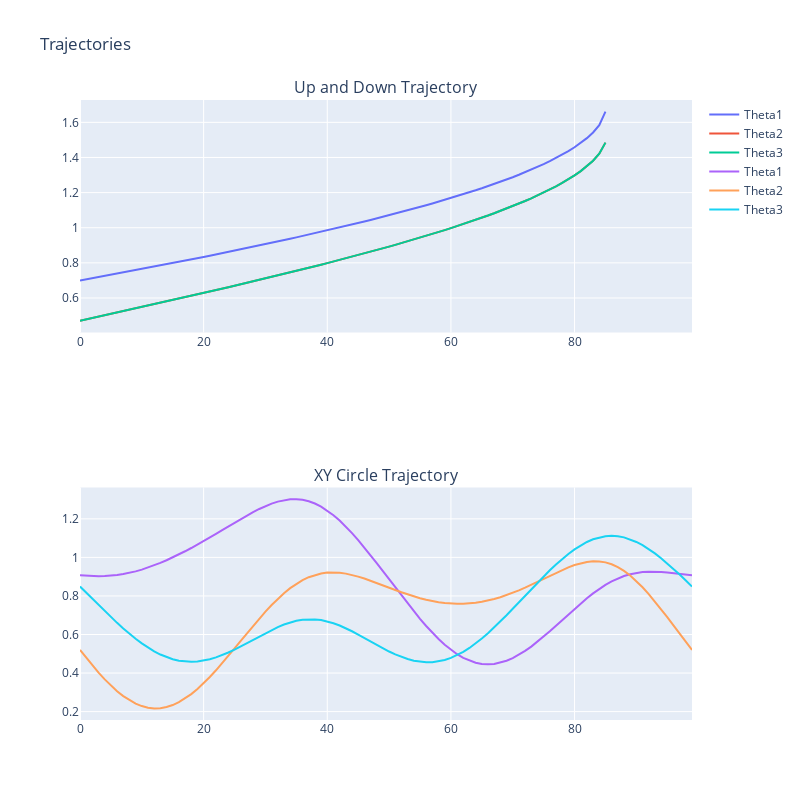

The notebook cell saved with this chart:
### Code cell
# Plot a simple up and down trajectory
num_samples = 100
z_traj = np.linspace(-180, -280, num_samples)
x_traj = np.zeros(num_samples)
y_traj = np.zeros(num_samples)
# For each (x,y,z) point, calculate the IK solution.
thetas = np.array([IK(x, y, z) for x, y, z in zip(x_traj, y_traj, z_traj)])

# Trajectory: An XY Circle with a center of (0, 0, -200) mm and a radius of 50 mm
# At the same time, the Z displacement goes through 2 cycles of a sine wave
# centered on Z = -200 mm with an amplitude of 25 mm
t = np.linspace(0, 2 * np.pi, num_samples)
x_circle = 50 * np.cos(t)
y_circle = 50 * np.sin(t)
# Two sine cycles in z with amplitude 25 mm
z_circle = -200 + 25 * np.sin(2 * t)
thetas_circle = np.array([IK(x, y, z) for x, y, z in zip(x_circle, y_circle, z_circle)])
# Plot the trajectories
fig = make_subplots(rows=2, cols=1, subplot_titles=('Up and Down Trajectory', 'XY Circle Trajectory'))

# Plot the up and down trajectory
fig.add_trace(go.Scatter(y=thetas[:, 0], mode='lines', name='Theta1'), row=1, col=1)
fig.add_trace(go.Scatter(y=thetas[:, 1], mode='lines', name='Theta2'), row=1, col=1)
fig.add_trace(go.Scatter(y=thetas[:, 2], mode='lines', name='Theta3'), row=1, col=1)

# Plot the XY circle trajectory
fig.add_trace(go.Scatter(y=thetas_circle[:, 0], mode='lines', name='Theta1'), row=2, col=1)
fig.add_trace(go.Scatter(y=thetas_circle[:, 1], mode='lines', name='Theta2'), row=2, col=1)
fig.add_trace(go.Scatter(y=thetas_circle[:, 2], mode='lines', name='Theta3'), row=2, col=1)

fig.update_layout(height=800, width=800, title_text="Trajectories")
fig.show()
